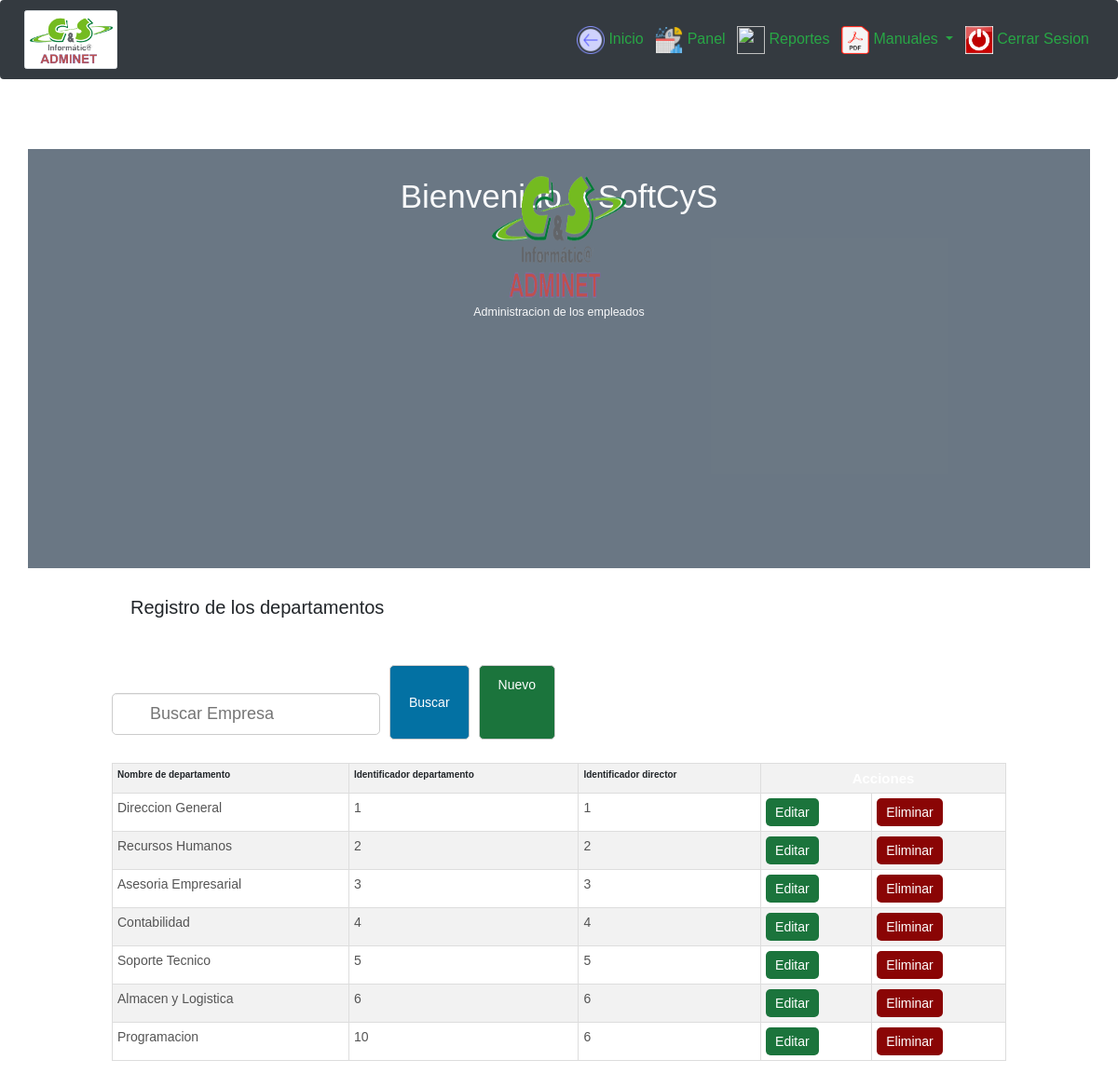
The app's page /departamentos.php with its own data.
### tables this page shows
CREATE TABLE IF NOT EXISTS `departamento` (
  `Nombre_Departamento` varchar(45) DEFAULT NULL,
  `ID_Departamento` int(11) NOT NULL AUTO_INCREMENT,
  `ID_Director` int(11) DEFAULT NULL,
  PRIMARY KEY (`ID_Departamento`),
  KEY `ID_Director` (`ID_Director`)
);

### departamentos.php (the view, shortened to what this page needs)
<?php
	include_once 'bd/conexion.php';
	$sentencia_select=$con->prepare('SELECT * FROM departamento ORDER BY ID_Departamento ASC');
    $sentencia_select->execute();
    $resultado=$sentencia_select->fetchAll();
?>
<!DOCTYPE html>
<html lang="es">
<head>
	<link rel="stylesheet" href="css/estilo.css">
	<link rel="stylesheet" type="text/css" href="css/estiloinicios.css">
		<link rel="stylesheet" href="bootstrap/bootstrap.min.css">
	<link rel="stylesheet" href="bootstrap/style.css">
	<link rel="stylesheet" href="bootstrap/font-awesome.min.css">
	<link rel="stylesheet" type="text/css" href="css/estiloinicios.css">
      <link rel="stylesheet" type="text/css" href="css/estilocarrusel.css">
    <link rel="stylesheet" href="https://maxcdn.bootstrapcdn.com/bootstrap/3.4.1/css/bootstrap.min.css">
      <link rel="stylesheet" href="https://use.fontawesome.com/releases/v5.10.2/css/all.css">
    	<link rel="stylesheet" type="text/css" href="css/estiloinicios.css">
    	<link rel="stylesheet" href="https://maxcdn.bootstrapcdn.com/bootstrap/4.4.1/css/bootstrap.min.css">
</head>
<body>
	<header>
			 <nav class="navbar navbar-expand-md bg-dark navbar-dark fixed-top">
    <a href="inicio.html">
      <img src="img/adminet.png" width="100" class="img-thumbnail ml-4 mt-2 mb-2" alt="Proyecto Adminet">
    </a>
  <div class="collapse navbar-collapse" id="collapsibleNavbar">
    <ul class="navbar-nav ml-auto">
      <li class="nav-item">
        <a class="nav-link text-success mr-1" href="inicio.html" style="font-size: 16px;">
          <img src="img/inicio.png" style="width: 30px; height: 30px;">
           Inicio</a>
      </li>
      <li class="nav-item">
        <a class="nav-link text-success mr-1" href="panel.html" style="font-size: 16px;">
          <img src="img/panel.png" style="width: 30px; height: 30px;">
           Panel</a>
      </li>
      <li class="nav-item">
        <a class="nav-link text-success mr-1" href="reportes.html" style="font-size: 16px;">
          <img src="img/report.png" style="width: 30px; height: 30px;">
          Reportes</a>
      </li>
      <li class="nav-item dropdown">
        <a class="nav-link text-success dropdown-toggle mr-1" id="navbarDropdownMenuLink" data-toggle="dropdown" aria-haspopup="true" aria-expanded="false" style="font-size: 16px;">
          <img src="img/pdf.png" style="width: 30px; height: 30px;">
          Manuales
        </a>
        </li>
        <li class="nav-item">
          <a class="nav-link text-success" href="bd/logout.php" style="font-size: 16px;">
            <img src="img/cerrar.png" style="width: 30px; height: 30px;">
            Cerrar Sesion</a>
        </li>
      </ul>
  </div>
</nav>
	        </header>
	<div class="container-fliud fondo" style="margin-top: 70px;">
	<div class="container">
	  <div class="row align-items-center text-center text-light py-5">
	  	<div class="col-md-12">
			  <h1 class="display-4">Bienvenido a SoftCyS</h1>
			  <img src="img/adminet.png" style="max-width: 30%;">
		<p class="lead">Administracion de los empleados</p>
	  	</div>
	  </div>
	</div>
</div>
	<div class="contenedor">
		<h2>Registro de los departamentos</h2>
		<div class="barra__buscador">
			<form action="" class="formulario" method="post">
				<input type="text" name="buscar" placeholder="Buscar Empresa"
				value="<?php if(isset($buscar_text)) echo $buscar_text; ?>" class="input__text">
				<input type="submit" class="btn" name="btn_buscar" value="Buscar">
				<a href="vistas/registro_departamentos.php" class="btn btn__nuevo">Nuevo</a>
			</form>
		</div>
		<table id="tablaempsoliciante" class="table table-striped table-bordered table-condensed"  style="width: 100%">
			<tr class="head">
				<th>Nombre de departamento</th>
                            <th>Identificador departamento</th>
                            <th>Identificador director</th>
				<td colspan="2">Acciones</td>
			</tr>
			<?php foreach($resultado as $fila):?>
				<tr >
					<td><?php echo $fila['Nombre_Departamento']; ?></td>
					<td><?php echo $fila['ID_Departamento']; ?></td>
					<td><?php echo $fila['ID_Director']; ?></td>
					<td><a href="vistas/actualizar_departamentos.php?ID_Departamento=<?php echo $fila['ID_Departamento']; ?>"  class="btn__update" >Editar</a></td>
					<td><a href="crud/departamentodelete.php?ID_Departamento=<?php echo $fila['ID_Departamento']; ?>" class="btn__delete">Eliminar</a></td>
				</tr>
			<?php endforeach ?>
		</table>
	</div>
</body>
</html>

### css/estilo.css (style rules this page uses)
* { padding: 0; margin: 0px; box-sizing: border-box; }
body { font-family: 'Arial',sans-serif; font-size: 16px; background: #f2f2f2; }
a { text-decoration: none; }
.contenedor { width: 80%; max-width: 1000px; margin: 30px auto; overflow: hidden; }
h2 { display: block; margin-top: 20px; margin-bottom: 20px; text-align: center; font-size: 20px; font-family: 'Arial', sans-serif; font-weight: bold; color: #555; }
.barra__buscador { width: 100%; margin-top: 50px; margin-bottom: 10px; }
.formulario { display: flex; width: 100%; overflow: hidden; }
form .input__text { width: 100%; border: 1px solid #ccc; border-radius: 5px; box-shadow: 0 1px 1px rgba(0, 0, 0, 0.075) inset; color: #848688; display: block; font-size: 14px; margin-bottom: 15px; padding: 10px 15px; max-width: 30%; margin-right: 10px; outline: medium none; }
form .btn { border: 1px solid #ccc; border-radius: 5px; box-shadow: 0 1px 1px rgba(0, 0, 0, 0.075) inset; color: #fff; display: block; font-size: 14px; background: rgb(3, 113, 163); margin-bottom: 15px; padding: 10px 20px; margin-right: 10px; outline: medium none; cursor: pointer; }
.btn__nuevo { float: right; background: #1b743c !important; }
table { width: 100%; border-collapse: collapse; }
table .head { background: rgb(3, 113, 163); }
table .head td { color: #fff; font-family: 'Arial',sans-serif; font-weight: bold; font-size: 15px; text-align: center; }
table tr td { border:1px solid #ccc; padding: 7px; font-size: 14px; color: #555; }
.btn__update { display: inline-block; font-size: 14px; background: #1b743c; color: #fff; border-radius: 5px; padding: 5px 10px; }
.btn__delete { display: inline-block; font-size: 14px; background: #8a0505; color: #fff; border-radius: 5px; padding: 5px 10px; }

### css/estiloinicios.css (style rules this page uses)
* { margin: 0; padding: 0; box-sizing: border-box; font-family: arial; }
header { height: 70%; width: 100%; float: left; background: #0371A3; padding: 0 20px; color: #fff; }
h2 { justify-content: center; display: block; margin:auto; text-align: justify; margin-left:20px; margin-right: 20px; }

### css/style.css (style rules this page uses)
body { margin: 0 auto; background-image: url("../image/technology.jpg"); background-repeat: no-repeat; background-size: 100% 720px; }
.container { width: 500px; height: 450px; text-align: center; margin: 0 auto; background-color: rgba(44, 62, 80,0.7); margin-top: 160px; }
.container img { width: 150px; height: 150px; margin-top: -60px; }
input[type="text"],input[type="password"] { margin-top: 30px; height: 45px; width: 300px; font-size: 18px; margin-bottom: 20px; background-color: #fff; padding-left: 40px; }

### records on screen
departamento: Nombre_Departamento "Direccion General", ID_Departamento "1", ID_Director "1"
departamento: Nombre_Departamento "Recursos Humanos", ID_Departamento "2", ID_Director "2"
departamento: Nombre_Departamento "Asesoria Empresarial", ID_Departamento "3", ID_Director "3"
departamento: Nombre_Departamento "Contabilidad", ID_Departamento "4", ID_Director "4"
departamento: Nombre_Departamento "Soporte Tecnico", ID_Departamento "5", ID_Director "5"
departamento: Nombre_Departamento "Almacen y Logistica", ID_Departamento "6", ID_Director "6"
departamento: Nombre_Departamento "Programacion", ID_Departamento "10", ID_Director "6"
